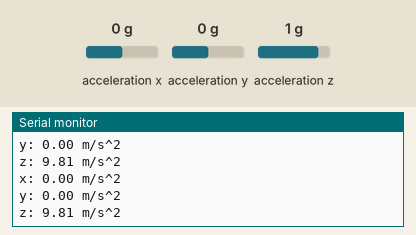
A sketch run on a simulated Arduino Nano 33 IoT. Parts: the last lines printed to the serial monitor. The inputs (shaded band) are chosen by the test bench; at power-on: acceleration x 0 g, acceleration y 0 g, acceleration z 1 g.

Above: at 2.8 s.
2.9 s: acceleration x set to -1.4 g
At 5.8 s:
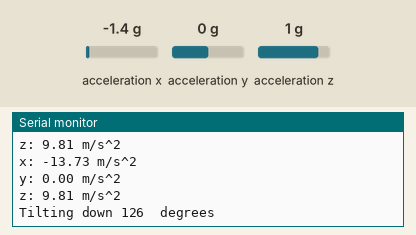
8.5 s: acceleration y set to -1.4 g
At 11.8 s:
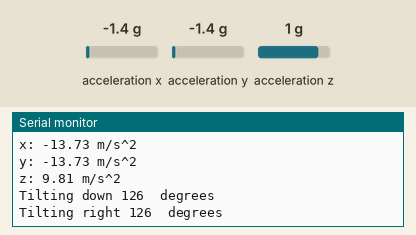
14.5 s: acceleration x set to 0.8 g
At 16.8 s:
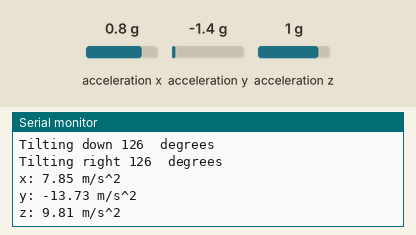
20.5 s: acceleration y set to 0.8 g
At 23.7 s:
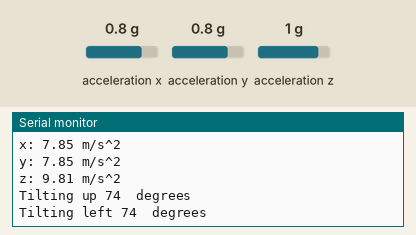
26.5 s: acceleration z set to -1.4 g
At 28.8 s:
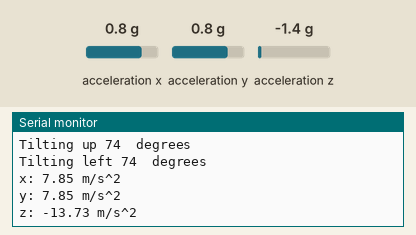
Timing chart, 0 to 30.2 s (numbered marks = the images above; inputs shaded):
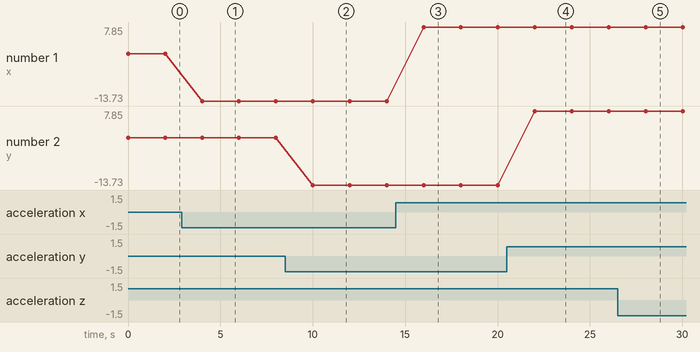

Measured:
- after the input at 2.9 s, the serial monitor: prints a new line after 1.1 s (image 1)
- after the input at 8.5 s, the serial monitor: prints a new line after 1.5 s (image 2)
- after the input at 14.5 s, the serial monitor: prints a new line after 1.5 s (image 3)
- after the input at 20.5 s, the serial monitor: prints a new line after 1.5 s (image 4)
- after the input at 26.5 s, the serial monitor: prints a new line after 1.5 s (image 5)
- plotted number 1: 0 → -13.73 after the input at 2.9 s, -13.73 → 7.85 after the input at 14.5 s

The sketch:

nano33_iot_imu.ino
```cpp
/*
Get the axis accelerations x, y z
Get the turns in x/y as degreesx, degreesy.
*/


#include <Arduino_LSM6DS3.h>

float x, y, z;
//float gx, gy, gz;

int degreesX = 0;
int degreesY = 0;

int plusThreshold = 30, minusThreshold = -30;

void setup() {
  Serial.begin(9600);
  while (!Serial);
  Serial.println("Started");

  if (!IMU.begin()) {
    Serial.println("Failed to initialize IMU!");
    while (1);
  }

  Serial.print("Accelerometer sample rate = ");
  Serial.print(IMU.accelerationSampleRate());
  Serial.println("Hz");

  Serial.print("Gyroscope sample rate = ");
  Serial.print(IMU.gyroscopeSampleRate());
  Serial.println(" Hz");
  Serial.println();
  Serial.println("Gyroscope in degrees/second");

}

void loop() {


  //acceleration
  if (IMU.accelerationAvailable()) {
    IMU.readAcceleration(x, y, z);

  }

  Serial.print("x: ");
  Serial.print(x*9.80665);
  Serial.print(" m/s^2 \n");

  Serial.print("y: ");
  Serial.print(y*9.80665);
  Serial.print(" m/s^2 \n");

  //z values prob ~9.81 bc of gravity
  Serial.print("z: ");
  Serial.print(z*9.80665);
  Serial.print(" m/s^2 \n");
  delay(1000);


  //angle turns using accelerometer
  if (x > 0.1) {
    x = 100 * x;
    degreesX = map(x, 0, 97, 0, 90);
    Serial.print("Tilting up ");
    Serial.print(degreesX);
    Serial.println("  degrees");
  }
  if (x < -0.1) {
    x = 100 * x;
    degreesX = map(x, 0, -100, 0, 90);
    Serial.print("Tilting down ");
    Serial.print(degreesX);
    Serial.println("  degrees");
  }
  if (y > 0.1) {
    y = 100 * y;
    degreesY = map(y, 0, 97, 0, 90);
    Serial.print("Tilting left ");
    Serial.print(degreesY);
    Serial.println("  degrees");
  }
  if (y < -0.1) {
    y = 100 * y;
    degreesY = map(y, 0, -100, 0, 90);
    Serial.print("Tilting right ");
    Serial.print(degreesY);
    Serial.println("  degrees");
  }
  delay(1000);

}
  //turns
//   if (IMU.gyroscopeAvailable()) {
//     IMU.readGyroscope(gx, gy, gz);
//   }
//   if(gy > plusThreshold)
//   {
//     Serial.println("Collision front");
//     delay(500);
//   }
//   if(gy < minusThreshold)
//   {
//     Serial.println("Collision back");
//     delay(500);
//   }
//   if(gx < minusThreshold)
//   {
//     Serial.println("Collision right");
//     delay(500);
//   }
//     if(gx > plusThreshold)
//   {
//     Serial.println("Collision left");
//     delay(500);
//   }
// }
```
